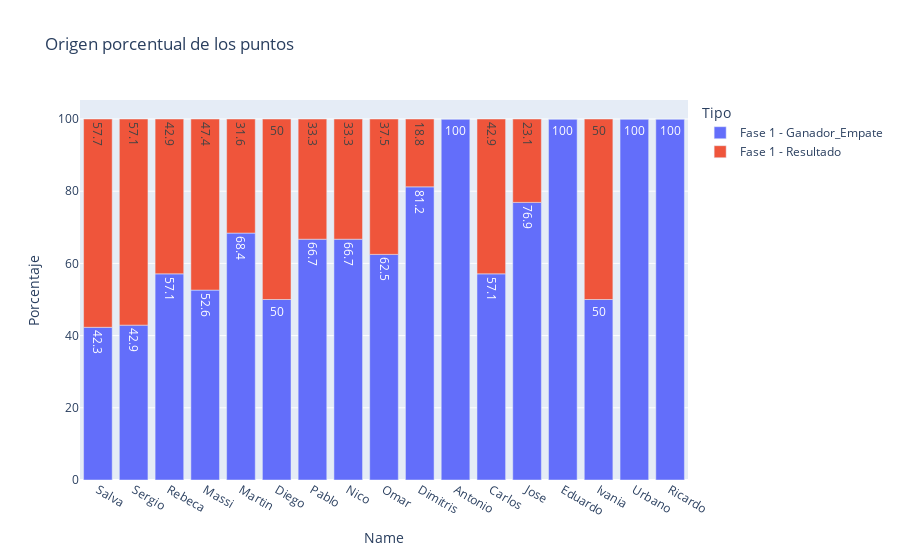

Here is the notebook cell this chart was saved with:
### Code cell
df_stacked = df_ec.groupby(['Name','Fase'])[['Marcador','Ganador_Empate']].sum().reset_index()
df_stacked['Fase'] = 'Fase '+df_stacked['Fase'].astype(str)

df_stacked_1 = df_stacked[['Name', 'Fase', 'Marcador']]
df_stacked_1.columns = ['Name', 'Fase', 'Puntos']
df_stacked_1['Puntos'] = 3*df_stacked_1['Puntos'] 
df_stacked_1['Tipo'] = 'Resultado'

df_stacked_2 = df_stacked[['Name', 'Fase', 'Ganador_Empate']]
df_stacked_2.columns = ['Name', 'Fase', 'Puntos']
df_stacked_2['Tipo'] = 'Ganador_Empate'

df_stacked = pd.concat([df_stacked_1, df_stacked_2])
df_stacked['Tipo'] = df_stacked['Fase']+' - '+df_stacked['Tipo']

df_total = df_stacked.groupby('Name')['Puntos'].sum().reset_index()
df_total.columns =['Name', 'Total']

df_stacked = df_stacked.merge(df_total, on='Name', how='left')
df_stacked['Porcentaje'] = round(100*(df_stacked['Puntos']/df_stacked['Total']),1)


sorterIndex = dict(zip(list_positions, range(len(list_positions))))
df_stacked['Name_Rank'] = df_stacked['Name'].map(sorterIndex)
df_stacked = df_stacked.sort_values(['Name_Rank','Tipo'])

#display(df_stacked)

fig = px.bar(df_stacked, x='Name', y='Porcentaje', color='Tipo', text=df_stacked['Porcentaje'], title='Origen porcentual de los puntos')
fig.write_image("figuras/resultado_porcentual.png")
plot(fig, filename='figuras/ajepi_mundial_2022_porcentaje.html')
fig.show()

### Figure 1 — Plotly figure (JSON) as saved in the notebook; plotly's stock layout.template omitted (floating-point values rounded to 4 significant figures)
{"data": [{"alignmentgroup": "True", "hovertemplate": "Tipo=Fase 1 - Ganador_Empate<br>Name=%{x}<br>Porcentaje=%{text}<extra></extra>", "legendgroup": "Fase 1 - Ganador_Empate", "marker": {"color": "#636efa", "pattern": {"shape": ""}}, "name": "Fase 1 - Ganador_Empate", "offsetgroup": "Fase 1 - Ganador_Empate", "orientation": "v", "showlegend": true, "text": [42.3, 42.9, 57.1, 52.6, 68.4, 50, 66.7, 66.7, 62.5, 81.2, 100, 57.1, 76.9, 100, 50, 100, 100], "textposition": "auto", "type": "bar", "x": ["Salva", "Sergio", "Rebeca", "Massi", "Martin", "Diego", "Pablo", "Nico", "Omar", "Dimitris", "Antonio", "Carlos", "Jose", "Eduardo", "Ivania", "Urbano", "Ricardo"], "xaxis": "x", "y": [42.3, 42.9, 57.1, 52.6, 68.4, 50, 66.7, 66.7, 62.5, 81.2, 100, 57.1, 76.9, 100, 50, 100, 100], "yaxis": "y"}, {"alignmentgroup": "True", "hovertemplate": "Tipo=Fase 1 - Resultado<br>Name=%{x}<br>Porcentaje=%{text}<extra></extra>", "legendgroup": "Fase 1 - Resultado", "marker": {"color": "#EF553B", "pattern": {"shape": ""}}, "name": "Fase 1 - Resultado", "offsetgroup": "Fase 1 - Resultado", "orientation": "v", "showlegend": true, "text": [57.7, 57.1, 42.9, 47.4, 31.6, 50, 33.3, 33.3, 37.5, 18.8, 0, 42.9, 23.1, 0, 50, 0, 0], "textposition": "auto", "type": "bar", "x": ["Salva", "Sergio", "Rebeca", "Massi", "Martin", "Diego", "Pablo", "Nico", "Omar", "Dimitris", "Antonio", "Carlos", "Jose", "Eduardo", "Ivania", "Urbano", "Ricardo"], "xaxis": "x", "y": [57.7, 57.1, 42.9, 47.4, 31.6, 50, 33.3, 33.3, 37.5, 18.8, 0, 42.9, 23.1, 0, 50, 0, 0], "yaxis": "y"}], "layout": {"barmode": "relative", "legend": {"title": {"text": "Tipo"}, "tracegroupgap": 0}, "title": {"text": "Origen porcentual de los puntos"}, "xaxis": {"anchor": "y", "domain": [0, 1], "title": {"text": "Name"}}, "yaxis": {"anchor": "x", "domain": [0, 1], "title": {"text": "Porcentaje"}}}}
